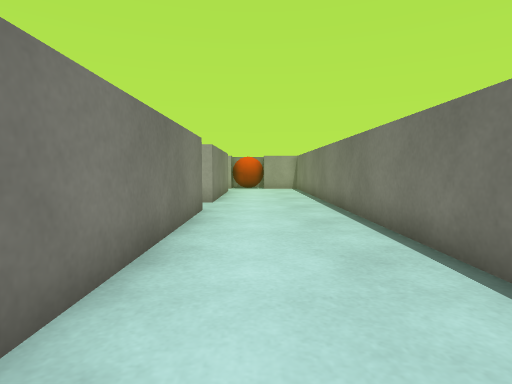
View 1 (above)

22 first-person views from a walk through a scene from a Unity 3-D project. The camera is 0.55 m above the floor, tilts 4° down and sees 80° across. The floor is counted in squares, 0.5 m on a side. Each view is taken from the middle of a square. On the plan, view 1 faces up. The plan holds only what a view shows up to about 12 squares ahead; the rest is blank. The place goes on beyond the plan. Surface patterns are stand-ins for the level's own textures.

View 2
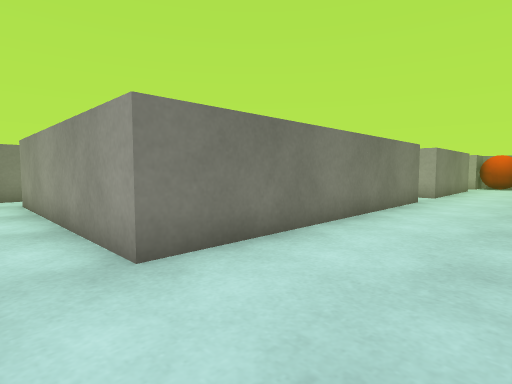

View 3
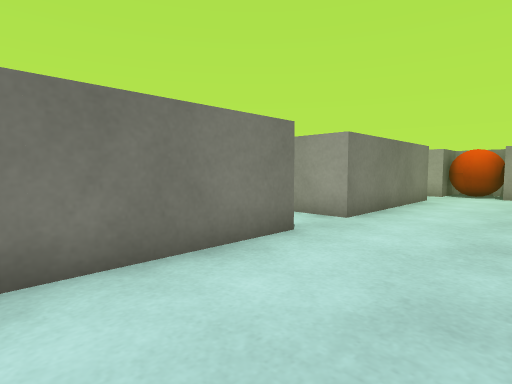

View 4
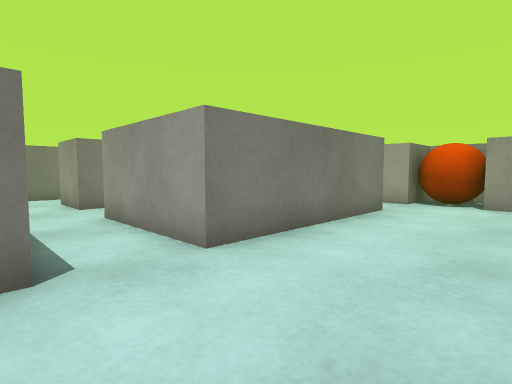

View 5
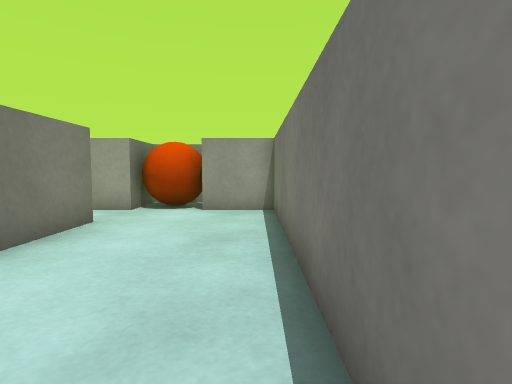

View 6
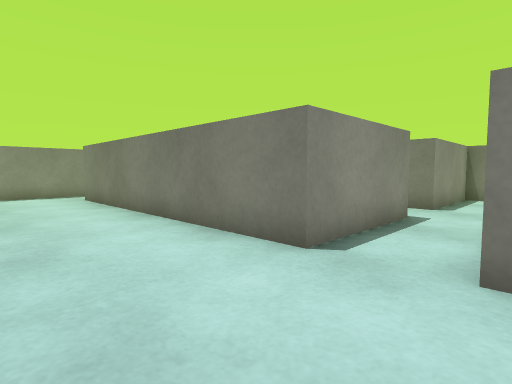

View 7
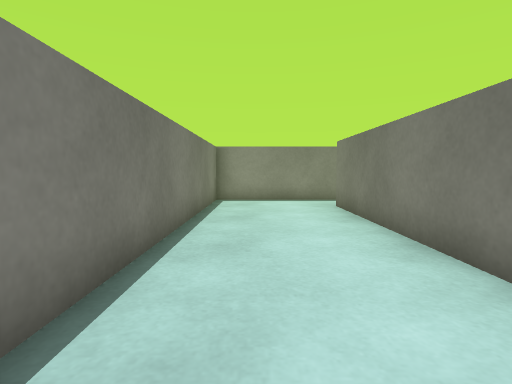

View 8
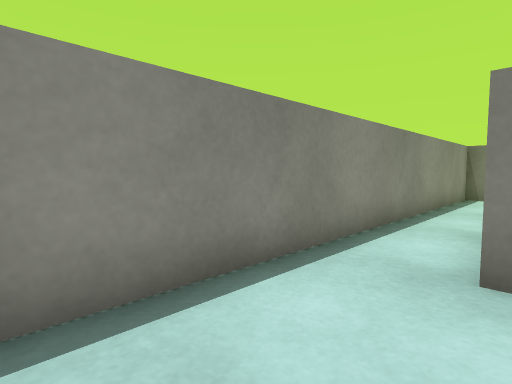

View 9
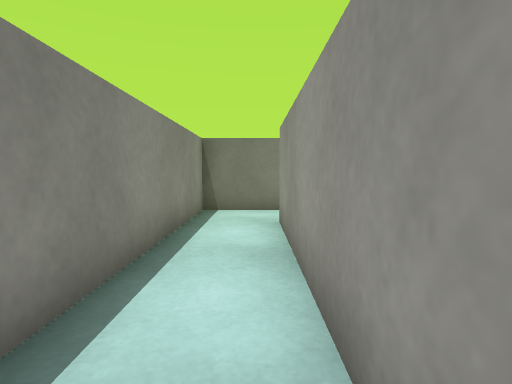

View 10
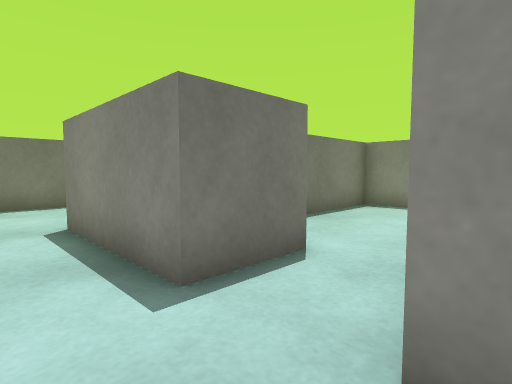

View 11
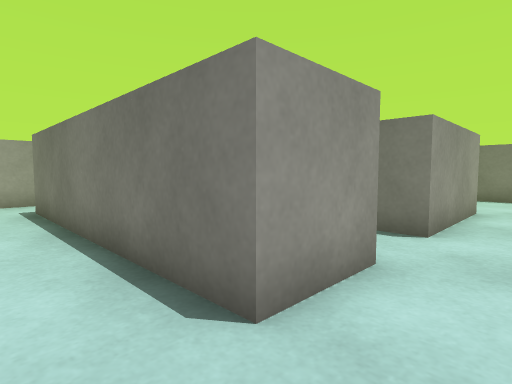

View 12
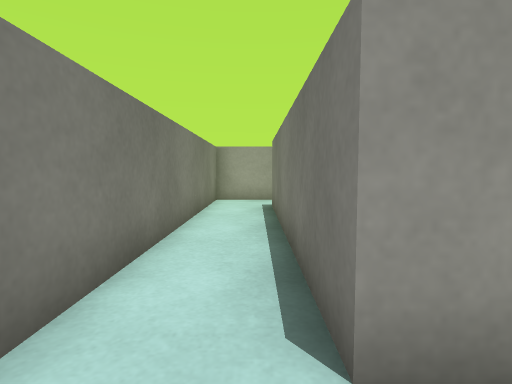

View 13
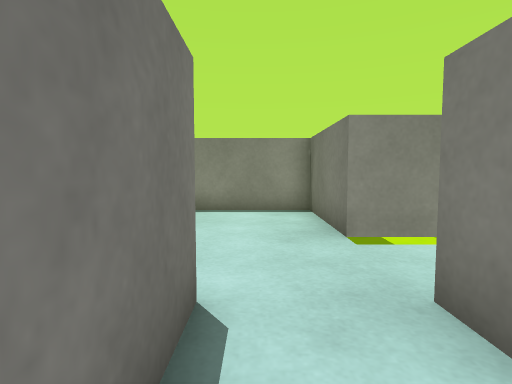

View 14
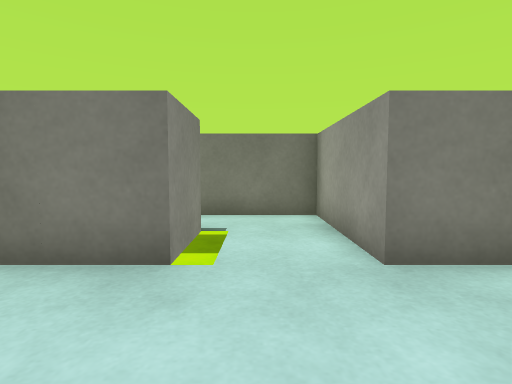

View 15
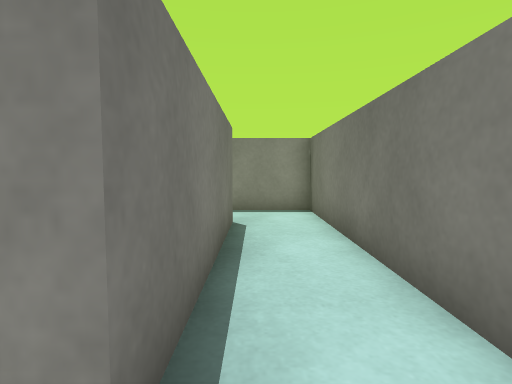

View 16
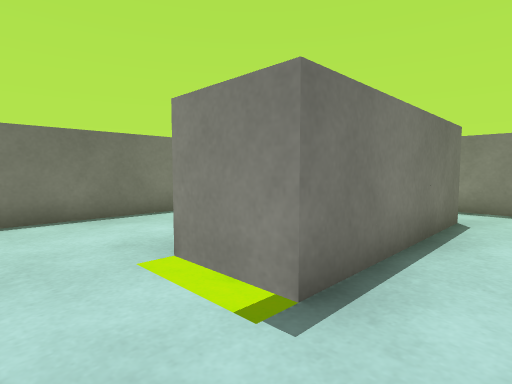

View 17
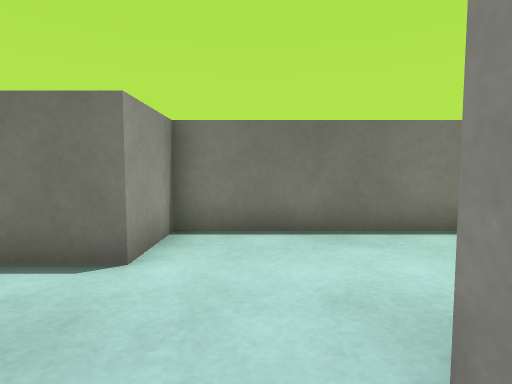

View 18
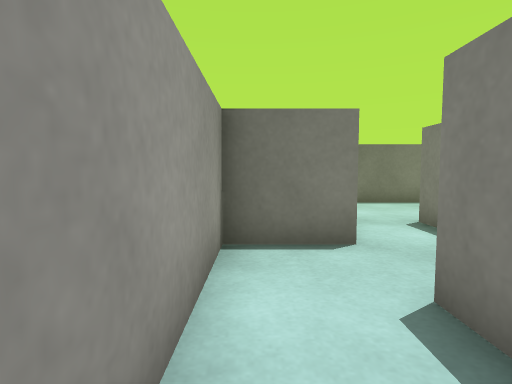

View 19
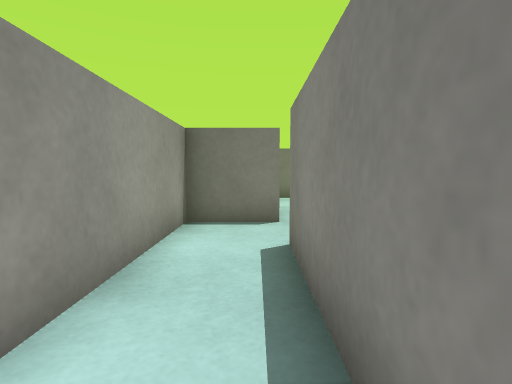

View 20
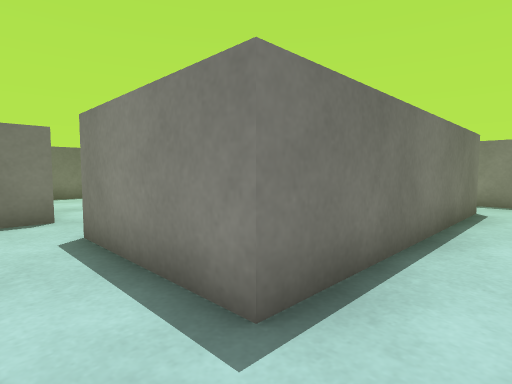

View 21
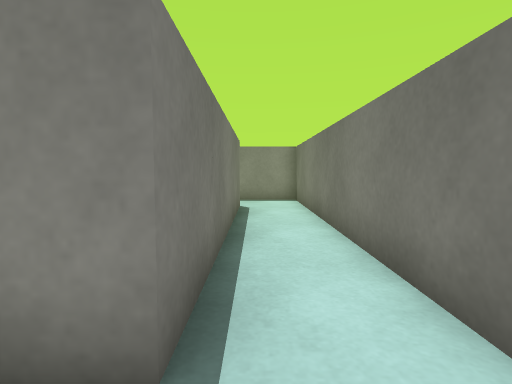

View 22
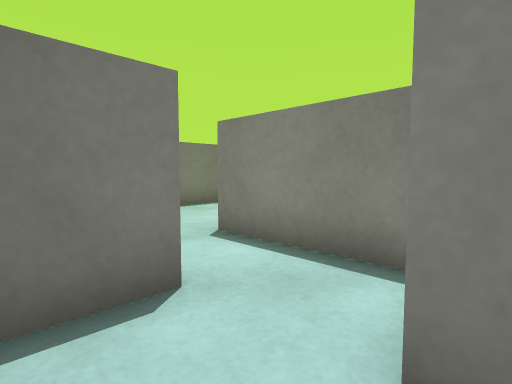

### Floor plan
Points are (right, up) in squares from view 1. A wall is a line through its corners. A room is listed if a view was taken in it or the views show most of it. See-through windows are left out.
Room 1 (views 1, 2, 3, 4, 5, 6, 7, 8, 9, 10, 13, 15, 16, 17)
walls: (-5.5, 6.5) (-5.5, 8.5) (-1.5, 8.5) (-1.5, -1.5) (-9.5, -1.5) (-9.5, 4) (-7.5, 4); (-7.5, 11.2) (-7.5, 10.5) (-9.5, 10.5); (-9.5, 8.5) (-7.5, 8.5) (-7.5, 6.5) (-11.5, 6.5) (-11.5, -3.5) (2.5, -3.5) (2.5, 18.5) (0.5, 18.5); (-3.4, 16.5) (-1.5, 16.5) (-1.5, 10.5) (-5.5, 10.5) (-5.5, 11.4); (-1.5, 20.1) (-1.5, 18.5) (-2.6, 18.5); (0.2, 20.5) (-1.5, 20.5)
ways out: opening at (-8.5, 9.5) to room 2; opening at (-2.5, 17.5) to room 2; opening at (-8.5, 5.5) to room 3; opening at (-6.5, 7.5) to room 3; opening at (-6.5, 11.5)
objects: ball (-1, 19) to (0, 20)
Room 2 (views 11, 12, 18, 19, 20, 21, 22)
walls: (-4.9, 16.5) (-3.4, 16.5); (-9.5, 10.5) (-9.5, 18.5) (-5.5, 18.5); (-3.5, 18.4) (-3.5, 20.5) (-11.5, 20.5) (-11.5, 8.5) (-9.5, 8.5)
ways out: opening at (-8.5, 9.5) to room 1; opening at (-2.5, 17.5) to room 1
Room 3 (view 14)
walls: (-7.5, 4) (-7.5, 0.5) (-3.5, 0.5) (-3.5, 6.5) (-5.5, 6.5)
ways out: opening at (-8.5, 5.5) to room 1; opening at (-6.5, 7.5) to room 1

Where each view was taken, in squares from view 1:
view 1: 0 up, 0 right, facing up
view 2: 3 down, 2 right, facing up-left
view 3: 4 up, 2 right, facing up-left
view 4: 8 up, 2 right, facing up-left
view 5: 10 up, 2 right, facing up
view 6: 11 up, 2 right, facing down-left
view 7: 8 up, 1 right, facing down
view 8: 1 down, 2 right, facing down-left
view 9: 2 down, 3 left, facing left
view 10: 10 up, 8 left, facing down-right
view 11: 9 up, 11 left, facing up-right
view 12: 9 up, 10 left, facing up
view 13: 9 up, 6 left, facing down
view 14: 5 up, 4 left, facing left
view 15: 5 up, 10 left, facing down
view 16: 6 up, 11 left, facing down-right
view 17: 5 up, 9 left, facing right
view 18: 20 up, 8 left, facing right
view 19: 19 up, 10 left, facing right
view 20: 20 up, 11 left, facing down-right
view 21: 20 up, 10 left, facing down
view 22: 20 up, 6 left, facing down-right
